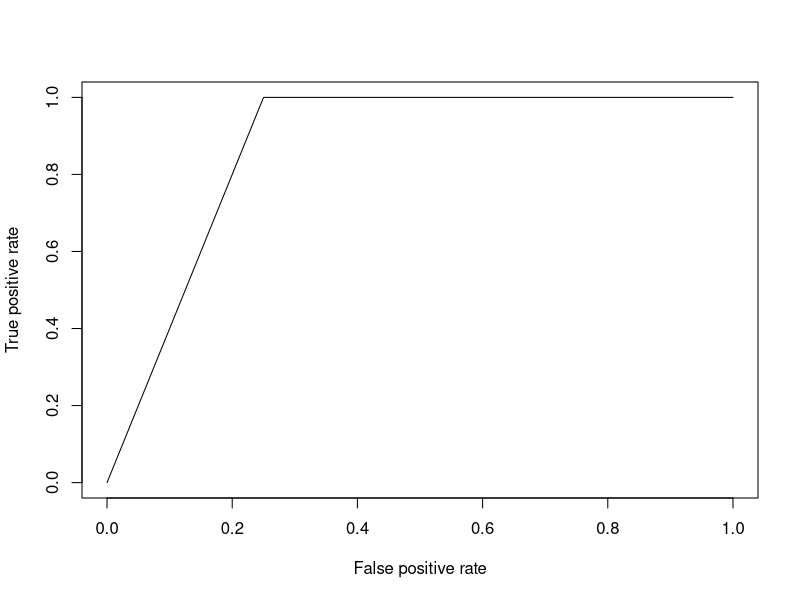
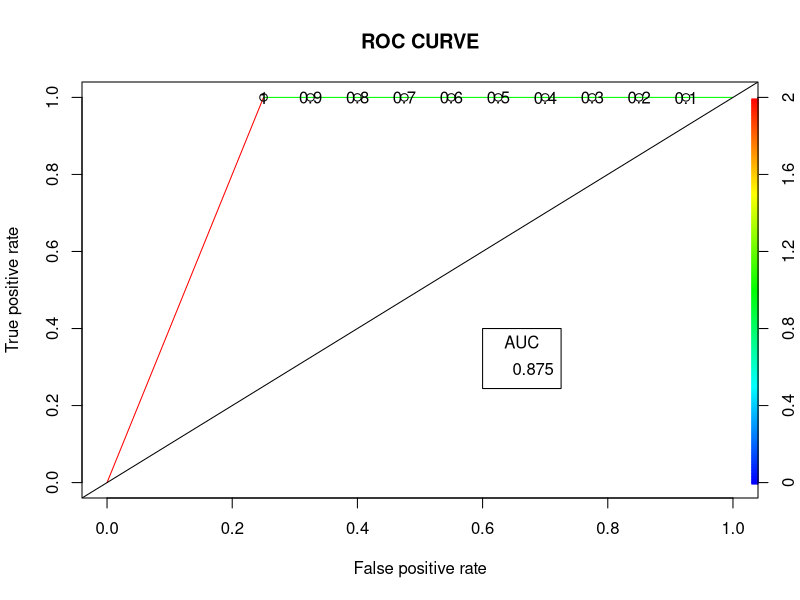

Source code (R) for these figures, in order:
install.packages("caTools")    # For Logistic regression
install.packages("ROCR")       # For ROC curve to evaluate model
    
# Loading package
library(caTools)
library(ROCR) 
   
# Splitting dataset
split <- sample.split(mtcars, SplitRatio = 0.8)
split
   
train_reg <- subset(mtcars, split == "TRUE")
test_reg <- subset(mtcars, split == "FALSE")
   
# Training model
logistic_model <- glm(vs ~ wt + disp, 
                      data = train_reg, 
                      family = "binomial")
logistic_model
   
# Summary
summary(logistic_model)
   
# Predict test data based on model
predict_reg <- predict(logistic_model, 
                       test_reg, type = "response")
predict_reg  
   
# Changing probabilities
predict_reg <- ifelse(predict_reg >0.5, 1, 0)
   
# Evaluating model accuracy
# using confusion matrix
data.frame("True"=test_reg$vs, "Predicted"=predict_reg)
table(test_reg$vs, predict_reg)
   
missing_classerr <- mean(predict_reg != test_reg$vs)
print(paste('Accuracy =', 1 - missing_classerr))
   
# ROC-AUC Curve
ROCPred <- prediction(predict_reg, test_reg$vs) 
ROCPer <- performance(ROCPred, measure = "tpr", 
                             x.measure = "fpr")
   
auc <- performance(ROCPred, measure = "auc")
auc <- auc@y.values[[1]]
auc
   
# Plotting curve
plot(ROCPer)
plot(ROCPer, colorize = TRUE, 
     print.cutoffs.at = seq(0.1, by = 0.1), 
     main = "ROC CURVE")
abline(a = 0, b = 1)
   
auc <- round(auc, 4)
legend(.6, .4, auc, title = "AUC", cex = 1)
